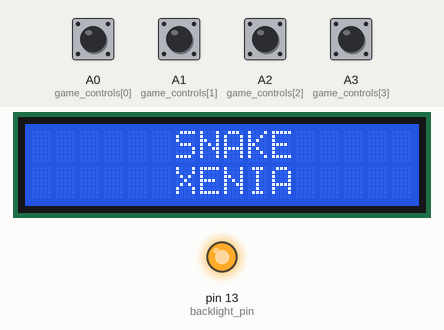
This sketch was run on a simulated Arduino Mega 2560, built with avr-gcc and run on an emulated ATmega2560. Shown: 16×2 character LCD, output pins drawn as LEDs (lit = HIGH). Inputs (shaded band) come from the test bench; at power-on: A0 (game_controls[0]), A1 (game_controls[1]), A2 (game_controls[2]), A3 (game_controls[3]) HIGH. Random numbers use the default seed unless the sketch sets one.

Above: at 0.8 s.
0.9 s: A0 (game_controls[0]) pulled LOW for 0.15 s
1.6 s: A1 (game_controls[1]) pulled LOW for 1 s
3.2 s: A2 (game_controls[2]) pulled LOW for 0.15 s
3.9 s: A0 (game_controls[0]) pulled LOW for 1 s
5.5 s: A3 (game_controls[3]) pulled LOW for 1 s
7.1 s: A1 (game_controls[1]) pulled LOW for 1 s
Timing chart, 0 to 9.7 s (numbered marks = the images above; inputs shaded):
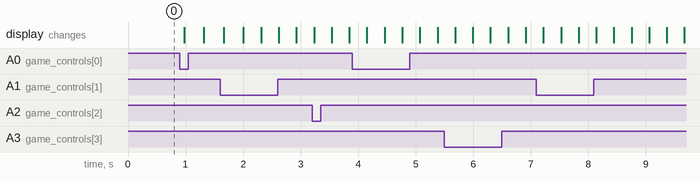

The sketch:

ArduinoArcade.ino
```cpp
#include <LiquidCrystal.h>
#include <cstdint>


// ============================================================
// CONFIGURATION
// ============================================================

LiquidCrystal lcd(2, 3, 4, 5, 6, 7, 8, 9, 10, 11, 12);

#define backlight_pin 13

#define SCREEN_WIDTH 80
#define SCREEN_HEIGHT 16

#define LCD_COLS 16
#define LCD_ROWS 2

#define CELL_WIDTH 5
#define CELL_HEIGHT 8

#define CELL_COUNT 32

#define BATCH_SIZE 8
#define BATCH_COUNT 4

#define BATCH_INTERVAL 0

// ============================================================
// FRAMEBUFFER
// ============================================================


uint8_t frame_buffer[LCD_COLS][LCD_ROWS][CELL_HEIGHT];

// ============================================================
// RENDERER STATE
// ============================================================

unsigned long last_render = 0;
uint8_t currentBatch = 0;
bool backlight_state = true;
// ============================================================
// PIXEL OPERATIONS
// ============================================================

void clearPixels() {
  memset(frame_buffer, 0, sizeof(frame_buffer));
}

void setPixel(int x, int y, bool state = true) {

  if (x < 0 || x >= SCREEN_WIDTH || y < 0 || y >= SCREEN_HEIGHT) {
    return;
  }

  uint8_t charX = x / CELL_WIDTH;
  uint8_t charY = y / CELL_HEIGHT;
  uint8_t x_offset = x % CELL_WIDTH;
  uint8_t y_offset = y % CELL_HEIGHT;
  uint8_t mask = 1 << (CELL_WIDTH - 1 - x_offset);
  if (state)
    frame_buffer[charX][charY][y_offset] |= mask;
  else
    frame_buffer[charX][charY][y_offset] &= ~mask;
}


// ============================================================
// PATTERN EXTRACTION
// ============================================================

uint8_t* getCellBitmap(int cell) {
  int cellX = cell % LCD_COLS;
  int cellY = cell / LCD_COLS;
  return frame_buffer[cellX][cellY];
}

// ============================================================
// EXACT BATCH RENDERER
// ============================================================

void renderBatch(int batch) {

  // Clear DDRAM before changing CGRAM so earlier custom glyph references
  // cannot turn into visible stripes when their shared slots are redefined.
  //lcd.clear();
  int prev_batch = (batch + BATCH_COUNT - 1) % BATCH_COUNT;
  int firstcell_of_prev = prev_batch * BATCH_SIZE;
  int firstCell = batch * BATCH_SIZE;

  for (int slot = 0; slot < BATCH_SIZE; slot++) {
    lcd.setCursor((firstcell_of_prev + slot) % LCD_COLS, (firstcell_of_prev + slot) / LCD_COLS);
    lcd.write(' ');
    lcd.createChar(slot, getCellBitmap(batch * BATCH_SIZE + slot));
    lcd.setCursor((firstCell + slot) % LCD_COLS, (firstCell + slot) / LCD_COLS);
    lcd.write(slot);
  }

  // Every 8-cell batch is one contiguous half-row on the 16x2 LCD.
}

// ============================================================
// RENDER COMPLETE FRAME
// ============================================================

// ============================================================
// LCD INITIALIZATION
// ============================================================


void backlight(){
  digitalWrite(backlight_pin, HIGH);
}
void noBacklight(){
  digitalWrite(backlight_pin, LOW);
}

void initLCD() {

  lcd.begin(LCD_COLS, LCD_ROWS);


  lcd.clear();
}


//**************************************************************
//Data structure libs


template<typename T>
class Queue {
private:
  T a[SCREEN_WIDTH * SCREEN_HEIGHT];
  size_t n = SCREEN_WIDTH * SCREEN_HEIGHT;
  int f = -1;
  int b = -1;
public:
  size_t size() {
    return (b - f + n) % n + (f != -1 && f == b) * n;
  }
  void push(T x) {
    if (f == -1) {
      f = 0;
      b = 0;
    } else if (f == b) {
      Serial.println("overflow");
      return;
    }
    a[b] = x;
    b++;
    b %= n;
  }
  void pop() {
    if (f == -1) {
      Serial.println("underflow");
    }
    f++;
    f %= n;
    if (f == b) {
      f = -1;
      b = -1;
    }
  }
  T front() {
    if (f == -1)
      Serial.println("underflow");

    return a[f];
  }
  T back() {
    if (f == -1)
      Serial.println("underflow");
    return a[(b + n - 1) % n];
  }
  void clear() {
    f = -1;
    b = -1;
  }
};

template<typename T>
class PixelVector {
private:
  T a[SCREEN_WIDTH * SCREEN_HEIGHT];
  size_t cap = SCREEN_WIDTH * SCREEN_HEIGHT;
  size_t n = 0;
public:
  size_t size() {
    return n;
  }
  void push_back(T x) {
    if (n == cap) {
      Serial.println("overflow");
      return;
    }
    a[n] = x;
    n++;
  }
  void pop_back() {
    if (n == 0) {
      Serial.println("underflow");
      return;
    }
    n--;
  }
  T get(size_t i) {
    return a[i];
  }
  void set(size_t i, T x) {
    a[i] = x;
  }
  void clear() {
    n = 0;
  }
};

struct pair {
  uint8_t first;
  uint8_t second;
  bool operator==(const pair& other) const {
    return (other.first == first) && (second == other.second);
  }
};


//**************************************************************


//**************************************************************
//Game code
using coord = pair;
bool wait_on_gameover;
unsigned long last_pause;
unsigned long last_read;
unsigned long last_update;
unsigned long last_input_found;
unsigned long pause_duration;

const unsigned long dt = 300;
const unsigned long button_debounce = dt/ 5;

coord food;

uint8_t dir;
uint8_t proposed_dir;
coord directions[] = { { 1, 0 }, { 1, 2 }, { 0, 1 }, { 2, 1 } };

// UP DOWN LEFT RIGHT
const int game_controls[] = { A0,A1, A2, A3};
const int control_reverse[] = { 1, 0, 3, 2 };


Queue<coord> snake;
int16_t indices[SCREEN_WIDTH][SCREEN_HEIGHT];
PixelVector<coord> food_space;

bool input_dirty = false;
uint16_t score = 0;
int raw_input;
bool long_pressed;
uint8_t long_press_count;
unsigned long last_backlight_change;

void readInput() {

  bool input = false;
  for (int i = 0; i < 4; i++) {
    if (digitalRead(game_controls[i]) == LOW) {
      if (i != raw_input) {
        last_input_found = millis();
        raw_input = i;
      }
      if (millis() - last_input_found > button_debounce && raw_input != -1) {
        if (proposed_dir == raw_input)
          if (long_press_count < 3)
            long_press_count++;
          else
            long_pressed = true;
        else {
          long_press_count = 0;
          long_pressed = false;
          proposed_dir = raw_input;
        }
        raw_input = -1;
        input_dirty = true;
      }
      input = true;
    }
  }
  if (!input) {
    if (-1 != raw_input) {
      last_input_found = millis();
      raw_input = -1;
    }
    long_pressed = false;
    long_press_count = 0;
  }
}
bool pause_flicker = false;
void acknowledgeInput() {
  input_dirty = false;
}
void pause(int t) {
  last_pause = millis();
  pause_duration = t;
}
void gameSetup() {
  score = 0;
  lcd.clear();
  clearPixels();

  snake.clear();
  food_space.clear();
  memset(indices, -1, sizeof(indices));
  for (int x = 0; x < SCREEN_WIDTH; x++) {
    for (int y = 0; y < SCREEN_HEIGHT; y++) {
      indices[x][y] = food_space.size();
      food_space.push_back({ x, y });
    }
  }
  wait_on_gameover = true;
  pause_flicker = false;

  for(int i = 53; i > 49 ; --i){
    addtoSnake(i, (SCREEN_HEIGHT +1)/2);
  }
  spawnFood();
  dir = 2;
  proposed_dir = dir;
  raw_input = -1;
  long_pressed = false;
  long_press_count = 0;
  last_update = millis();
  gameSplash();
  pause(1000);
}

void gameOver() {
  char x[] = "GAME OVER";
  char scr[20] = "Score: ";
  itoa(score, scr + strlen(scr), 10);
  int space_x = (LCD_COLS - strlen(x) + 1) / 2;
  int space_scr = (LCD_COLS - strlen(scr) + 1) / 2;

  unsigned long lastdelay = 0;

  bool out = false;
  while (true) {
    lcd.clear();
    lcd.setCursor(space_x, 0);
    lcd.print(x);
    lcd.setCursor(space_scr, 1);
    lcd.print(scr);
    lastdelay = millis();
    while (millis() - lastdelay <= 1000) {
       readInput();
      if (input_dirty) {
        acknowledgeInput();
        lcd.clear();
        return;
      }
    }
    lcd.clear();
    lastdelay = millis();
    while (millis() - lastdelay <= 300) {
       readInput();
      if (input_dirty) {
        acknowledgeInput();
        lcd.clear();
        return;
      }
    }
  }
}

void gameSplash() {
  char x[] = "SNAKE";
  char scr[] = "XENIA";
  int space_x = (LCD_COLS - strlen(x) + 1) / 2;
  int space_scr = (LCD_COLS - strlen(scr) + 1) / 2;

  unsigned long lastdelay = 0;

  bool out = false;
  while (true) {
    lcd.clear();
    lcd.setCursor(space_x, 0);
    lcd.print(x);
    lcd.setCursor(space_scr, 1);
    lcd.print(scr);
    lastdelay = millis();
    while (millis() - lastdelay <= 1000) {
      readInput();
      if (input_dirty) {
        acknowledgeInput();
        lcd.clear();
        return;
      }
    }
    lcd.clear();
    lastdelay = millis();
    while (millis() - lastdelay <= 300) {
      readInput();
      if (input_dirty) {
        acknowledgeInput();
        lcd.clear();
        return;
      }
    }
  }
}


void win() {
  char x[] = "YOU";
  char scr[] = "WIN!";
  int space_x = (LCD_COLS - strlen(x) + 1) / 2;
  int space_scr = (LCD_COLS - strlen(scr) + 1) / 2;

  unsigned long lastdelay = 0;

  bool out = false;
  while (true) {
    lcd.clear();
    lcd.setCursor(space_x, 0);
    lcd.print(x);
    lcd.setCursor(space_scr, 1);
    lcd.print(scr);
    lastdelay = millis();
    while (millis() - lastdelay <= 1000) {
      readInput();
      if (input_dirty) {
        acknowledgeInput();
        lcd.clear();
        return;
      }
    }
    lcd.clear();
    lastdelay = millis();
    while (millis() - lastdelay <= 300) {
      readInput();
      if (input_dirty) {
        acknowledgeInput();
        lcd.clear();
        return;
      }
    }
  }
}

void addtoSnake(uint8_t x, uint8_t y) {
  int idx = indices[x][y];
  int last_idx = food_space.size() - 1;
  coord last = food_space.get(last_idx);
  food_space.set(idx, last);
  indices[last.first][last.second] = idx;
  indices[x][y] = -1;
  food_space.pop_back();

  setPixel(x, y);


  snake.push({ x, y });
}

void removefromSnake() {
  coord t = snake.front();
  indices[t.first][t.second] = food_space.size();
  food_space.push_back(t);
  setPixel(t.first, t.second, false);
  snake.pop();
}


bool spawnFood() {
  if (food_space.size() == 0) return false;
  food = food_space.get(random(food_space.size()));
  setPixel(food.first, food.second);
  return true;
}

void updateGame() {
  if (millis() - last_pause <= pause_duration) {
    if (millis() - last_backlight_change < 50 || !pause_flicker) return;
    last_backlight_change = millis();
    if (backlight_state) {
      noBacklight();
      backlight_state = false;
    } else {

      backlight_state = true;
      backlight();
    }
    return;
  }
  pause_flicker = false;
  if (!backlight_state) {
    backlight_state = true;
    backlight();
  }


  readInput();

  if (millis() - last_update > ((long_pressed)?(dt/6): dt)) {
    last_update = millis();

    if (control_reverse[proposed_dir] == dir) {
      proposed_dir = dir;
    } else {
      dir = proposed_dir;
    }

    acknowledgeInput();
    coord next = { directions[dir].first + snake.back().first - 1, directions[dir].second + snake.back().second - 1 };

    if (next.first >= SCREEN_WIDTH || next.second >= SCREEN_HEIGHT) {
      next.first++;
      next.second++;
      next.first = (SCREEN_WIDTH + next.first - 1) % SCREEN_WIDTH;
      next.second = (SCREEN_HEIGHT + next.second - 1) % SCREEN_HEIGHT;
    }
    if (food_space.size() == 0) {
      win();
      gameSetup();
      return;
    }
    if (indices[next.first][next.second] == -1 && !(next == snake.front())) {
      if (wait_on_gameover) {
        pause_flicker = true;
        pause(1500);
        wait_on_gameover = false;
      } else {
        gameOver();
        gameSetup();
      }
      return;
    } else if (next == food) {
      addtoSnake(next.first, next.second);
      if (!spawnFood()) {
        pause_flicker = true;
        pause(3000);
      }
      score++;
    } else {
      removefromSnake();
      addtoSnake(next.first, next.second);
    }

  }
}


//***************************************************************

// ============================================================
// SETUP
// ============================================================

void setup() {
  for (int i : game_controls)
    pinMode(i, INPUT_PULLUP);
  pinMode(backlight_pin, OUTPUT);

  Serial.begin(9600);

  initLCD();
  clearPixels();
  backlight();
  backlight_state = true;
  last_backlight_change = millis();
  pause_flicker = false;
  gameSetup();
}
// ============================================================
// MAIN LOOP
// ============================================================

void loop() {
  updateGame();
  if (millis() - last_render >= BATCH_INTERVAL) {
    last_render = millis();
    renderBatch(currentBatch);
    currentBatch = (currentBatch + 1) % BATCH_COUNT;
  }
}
```
